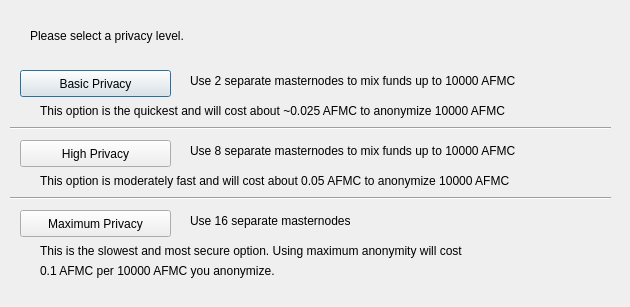
<?xml version="1.0" encoding="UTF-8"?>
<ui version="4.0">
 <class>ObfuscationConfig</class>
 <widget class="QDialog" name="ObfuscationConfig">
  <property name="geometry">
   <rect>
    <x>0</x>
    <y>0</y>
    <width>630</width>
    <height>307</height>
   </rect>
  </property>
  <property name="windowTitle">
   <string>Configure Obfuscation</string>
  </property>
  <widget class="QPushButton" name="buttonBasic">
   <property name="geometry">
    <rect>
     <x>20</x>
     <y>70</y>
     <width>151</width>
     <height>27</height>
    </rect>
   </property>
   <property name="text">
    <string>Basic Privacy</string>
   </property>
  </widget>
  <widget class="QPushButton" name="buttonHigh">
   <property name="geometry">
    <rect>
     <x>20</x>
     <y>140</y>
     <width>151</width>
     <height>27</height>
    </rect>
   </property>
   <property name="text">
    <string>High Privacy</string>
   </property>
  </widget>
  <widget class="QPushButton" name="buttonMax">
   <property name="geometry">
    <rect>
     <x>20</x>
     <y>210</y>
     <width>151</width>
     <height>27</height>
    </rect>
   </property>
   <property name="text">
    <string>Maximum Privacy</string>
   </property>
  </widget>
  <widget class="QLabel" name="label">
   <property name="geometry">
    <rect>
     <x>30</x>
     <y>20</y>
     <width>571</width>
     <height>31</height>
    </rect>
   </property>
   <property name="text">
    <string>Please select a privacy level.</string>
   </property>
  </widget>
  <widget class="QLabel" name="label_2">
   <property name="geometry">
    <rect>
     <x>190</x>
     <y>70</y>
     <width>421</width>
     <height>21</height>
    </rect>
   </property>
   <property name="text">
    <string>Use 2 separate masternodes to mix funds up to 10000 AFMC</string>
   </property>
  </widget>
  <widget class="QLabel" name="label_3">
   <property name="geometry">
    <rect>
     <x>190</x>
     <y>140</y>
     <width>411</width>
     <height>21</height>
    </rect>
   </property>
   <property name="text">
    <string>Use 8 separate masternodes to mix funds up to 10000 AFMC</string>
   </property>
  </widget>
  <widget class="QLabel" name="label_4">
   <property name="geometry">
    <rect>
     <x>190</x>
     <y>210</y>
     <width>421</width>
     <height>21</height>
    </rect>
   </property>
   <property name="text">
    <string>Use 16 separate masternodes</string>
   </property>
  </widget>
  <widget class="QLabel" name="label_6">
   <property name="geometry">
    <rect>
     <x>40</x>
     <y>100</y>
     <width>561</width>
     <height>21</height>
    </rect>
   </property>
   <property name="text">
    <string>This option is the quickest and will cost about ~0.025 AFMC to anonymize 10000 AFMC</string>
   </property>
  </widget>
  <widget class="QLabel" name="label_7">
   <property name="geometry">
    <rect>
     <x>40</x>
     <y>170</y>
     <width>561</width>
     <height>21</height>
    </rect>
   </property>
   <property name="text">
    <string>This option is moderately fast and will cost about 0.05 AFMC to anonymize 10000 AFMC</string>
   </property>
  </widget>
  <widget class="QLabel" name="label_8">
   <property name="geometry">
    <rect>
     <x>40</x>
     <y>240</y>
     <width>561</width>
     <height>21</height>
    </rect>
   </property>
   <property name="text">
    <string>This is the slowest and most secure option. Using maximum anonymity will cost</string>
   </property>
  </widget>
  <widget class="QLabel" name="label_9">
   <property name="geometry">
    <rect>
     <x>40</x>
     <y>260</y>
     <width>561</width>
     <height>21</height>
    </rect>
   </property>
   <property name="text">
    <string>0.1 AFMC per 10000 AFMC you anonymize.</string>
   </property>
  </widget>
  <widget class="Line" name="line">
   <property name="geometry">
    <rect>
     <x>10</x>
     <y>120</y>
     <width>601</width>
     <height>16</height>
    </rect>
   </property>
   <property name="orientation">
    <enum>Qt::Horizontal</enum>
   </property>
  </widget>
  <widget class="Line" name="line_2">
   <property name="geometry">
    <rect>
     <x>10</x>
     <y>190</y>
     <width>601</width>
     <height>16</height>
    </rect>
   </property>
   <property name="orientation">
    <enum>Qt::Horizontal</enum>
   </property>
  </widget>
 </widget>
 <resources/>
 <connections/>
</ui>
